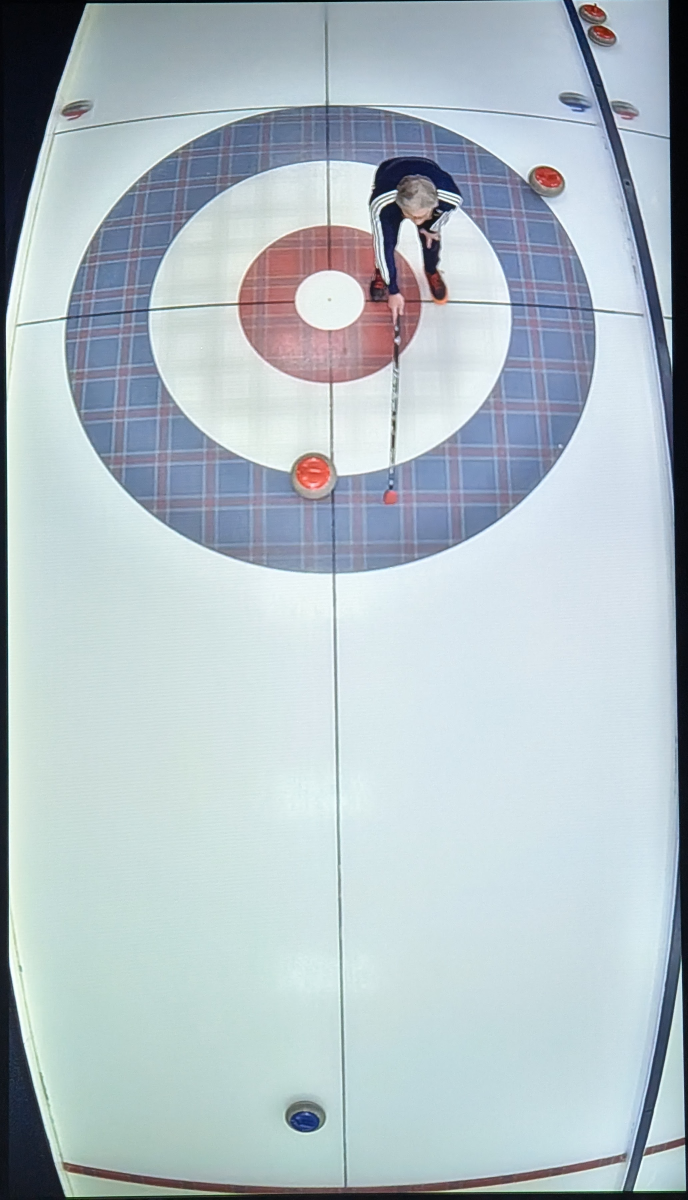
#> input picture jpeg/sample_sheet.jpg, 2063 x 3600 px (shown at 1/3 size)
$ python undistort_grid.py
#> lines starting #> are read from the running program, lines starting #| are printed output that depends on the picture
import os
import cv2
import numpy as np

JPEG_DIR = "jpeg"

IMAGE_PATH = os.path.join(JPEG_DIR, "sample_sheet.jpg")  # first uploaded distorted image
OUT_PATH   = os.path.join(JPEG_DIR, "undistort_grid.jpg")

img = cv2.imread(IMAGE_PATH)
#> img is the input picture: shape (3600, 2063, 3); mean B, G, R 197.9, 191.2, 177.6
if img is None:
    raise RuntimeError("Could not read input image")

h, w = img.shape[:2]
#> h = 3600; w = 2063

# Base camera matrix guess
f = 0.9 * max(w, h)
#> f = 3240
cx = w / 2.0
#> cx = 1031.5
cy = h / 2.0
#> cy = 1800
K_base = np.array([[f, 0, cx],
                   [0, f, cy],
                   [0, 0, 1]], dtype=np.float32)

# Candidate (k1, k2) pairs to test
candidates = [
    (-0.15, 0.00),
    (-0.12, 0.01),
    (-0.10, 0.02),   # starting guess
    (-0.08, 0.02),
    (-0.06, 0.02),
    (-0.04, 0.01),
    (-0.02, 0.00),
    ( 0.00, 0.00),   # no distortion (reference)
]

thumbs = []
font = cv2.FONT_HERSHEY_SIMPLEX

for idx, (k1, k2) in enumerate(candidates):
    dist = np.array([k1, k2, 0.0, 0.0, 0.0], dtype=np.float32)
    newK, _ = cv2.getOptimalNewCameraMatrix(K_base, dist, (w, h), 1.0)
    undist = cv2.undistort(img, K_base, dist, None, newK)

    # Make smaller thumbnail for grid
    scale = 0.4
    und_small = cv2.resize(
        undist,
        (int(w * scale), int(h * scale)),
        interpolation=cv2.INTER_AREA
    )

    # Label with index and params
    label = f"{idx}: k1={k1:.2f}, k2={k2:.2f}"
    cv2.putText(und_small, label, (10, 30), font, 0.7, (0, 0, 255), 2)

    thumbs.append(und_small)
#> this loop made 8 passes
#> pass 1, `undist = cv2.undistort(img, K_base, dist, None, newK)`:
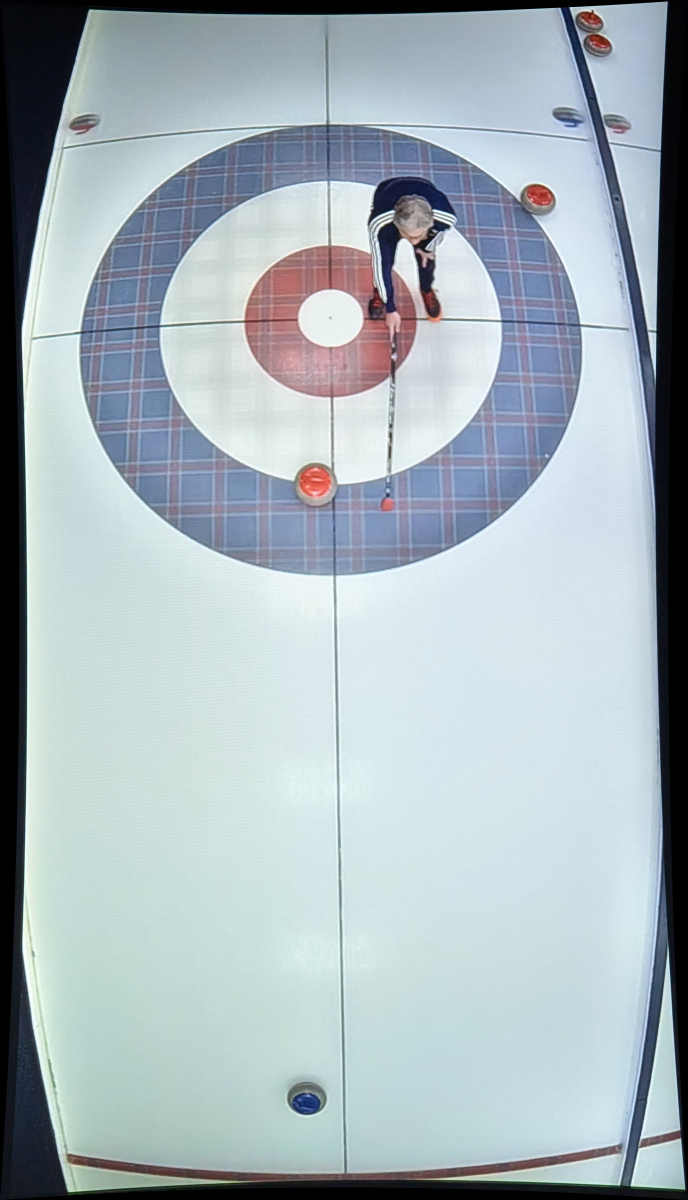
#> undist: shape (3600, 2063, 3) (shown at 1/3 size); mean B, G, R 186.1, 179.8, 166.8
#> pass 2, `undist = cv2.undistort(img, K_base, dist, None, newK)`:
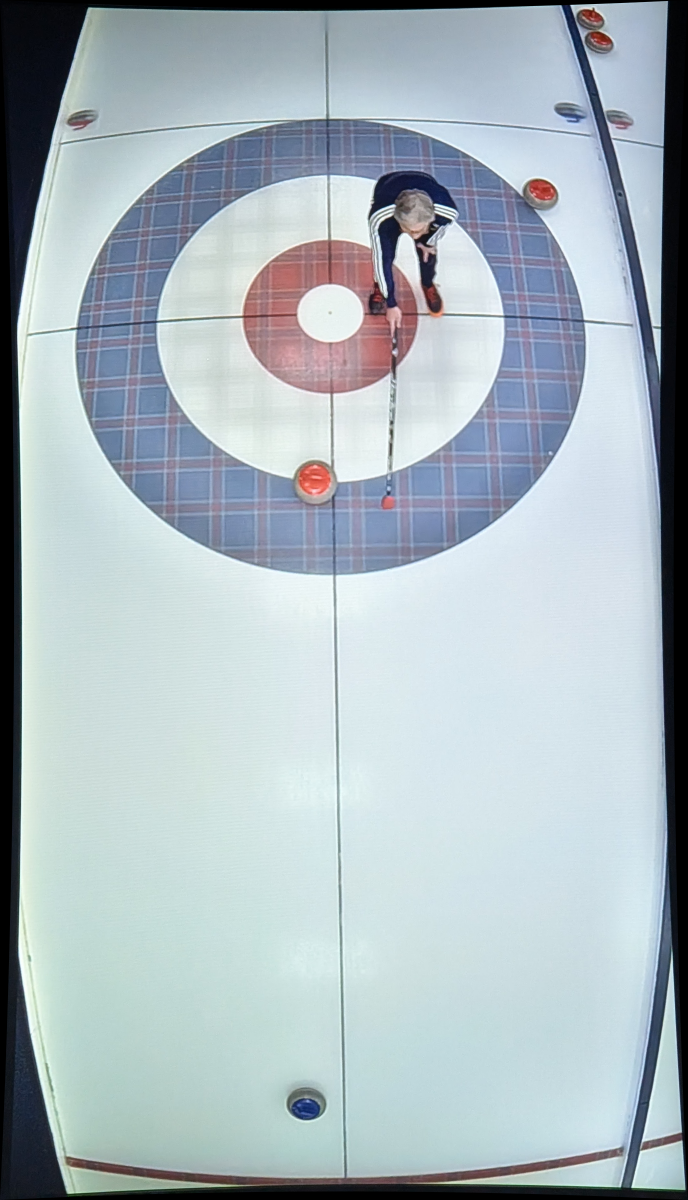
#> undist: shape (3600, 2063, 3) (shown at 1/3 size); mean B, G, R 189.5, 183.1, 170
#> after the loop, thumbs = 8 items

# Arrange thumbnails in a grid (2 rows)
cols = 4
rows = int(np.ceil(len(thumbs) / cols))
#> rows = 2
thumb_h, thumb_w = thumbs[0].shape[:2]
#> thumb_h = 1440; thumb_w = 825
grid = np.zeros((rows * thumb_h, cols * thumb_w, 3), dtype=np.uint8)

for i, t in enumerate(thumbs):
    r = i // cols
    c = i % cols
    grid[r*thumb_h:(r+1)*thumb_h, c*thumb_w:(c+1)*thumb_w] = t
#> this loop made 8 passes
#> (r, c) on passes 1 to 8: (0, 0), (0, 1), (0, 2), (0, 3), (1, 0), (1, 1), (1, 2), (1, 3)
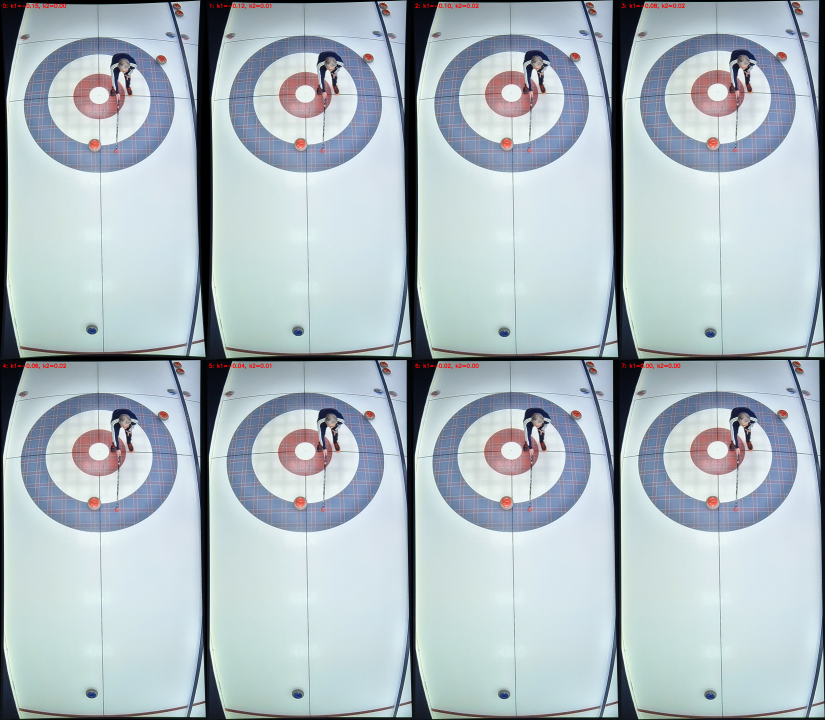
#> grid: shape (2880, 3300, 3) (shown at 1/4 size); mean B, G, R 193, 186.6, 173.5

os.makedirs(JPEG_DIR, exist_ok=True)
cv2.imwrite(OUT_PATH, grid)
print(f"Saved {OUT_PATH}. Open it and choose the best index.")

$ run again, with undist_best.jpg copied over jpeg/sample_sheet.jpg
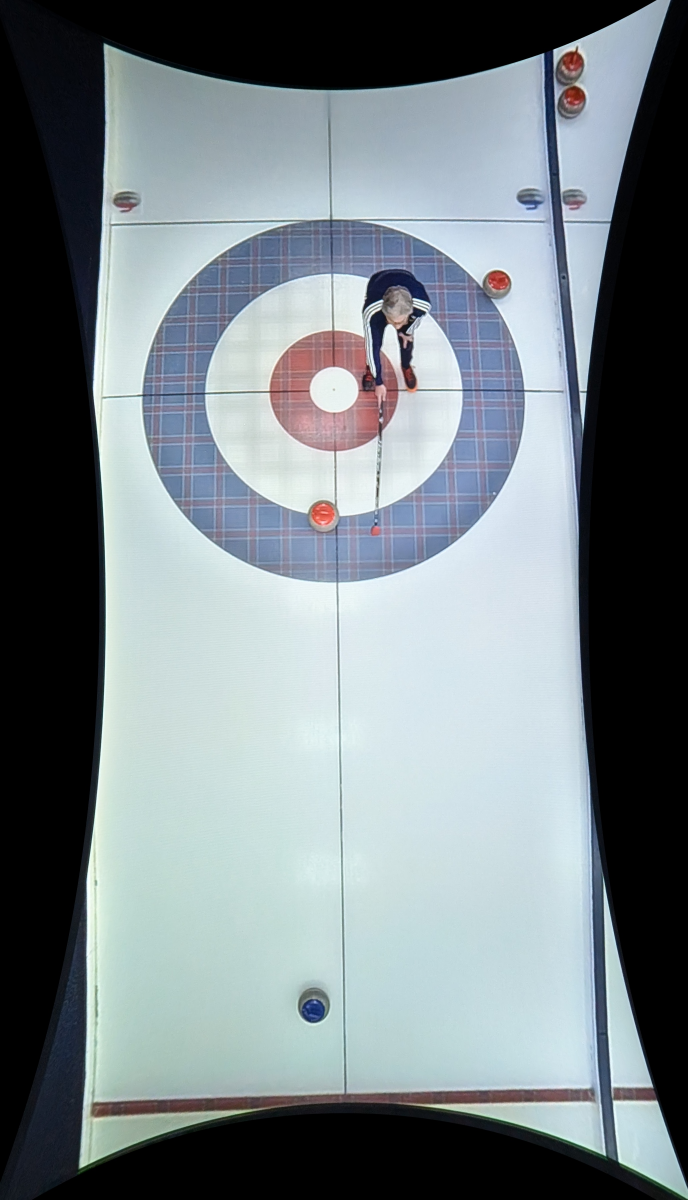
#> input picture undist_best.jpg, 2063 x 3600 px (shown at 1/3 size)
#> img is the input picture: shape (3600, 2063, 3); mean B, G, R 134.9, 130.3, 120.2
#> the loop `for idx, (k1, k2) in enumerate(candidates):` made 8 passes
#> pass 2, `undist = cv2.undistort(img, K_base, dist, None, newK)`:
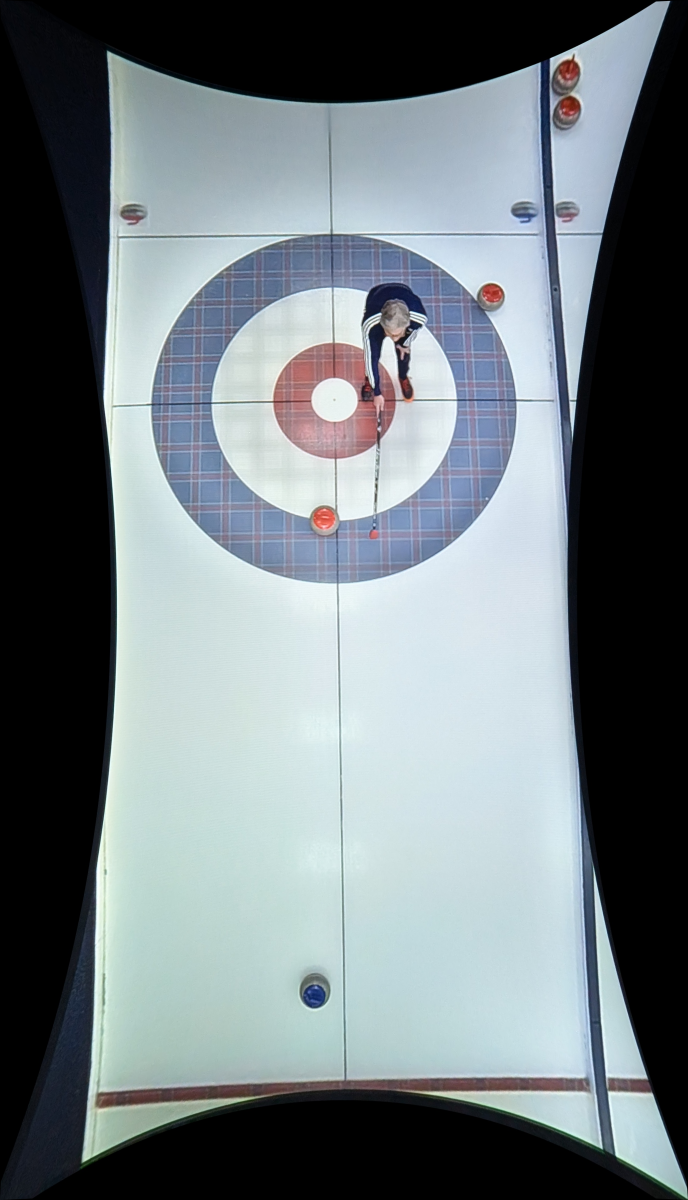
#> undist: shape (3600, 2063, 3) (shown at 1/3 size); mean B, G, R 127.5, 123.2, 113.6
#> after the loop `for idx, (k1, k2) in enumerate(candidates):`: thumbs = 8 items
#> rows = 2
#> the loop `for i, t in enumerate(thumbs):` made 8 passes
#> (r, c) on passes 1 to 8: (0, 0), (0, 1), (0, 2), (0, 3), (1, 0), (1, 1), (1, 2), (1, 3)
#> after the loop `for i, t in enumerate(thumbs):`:
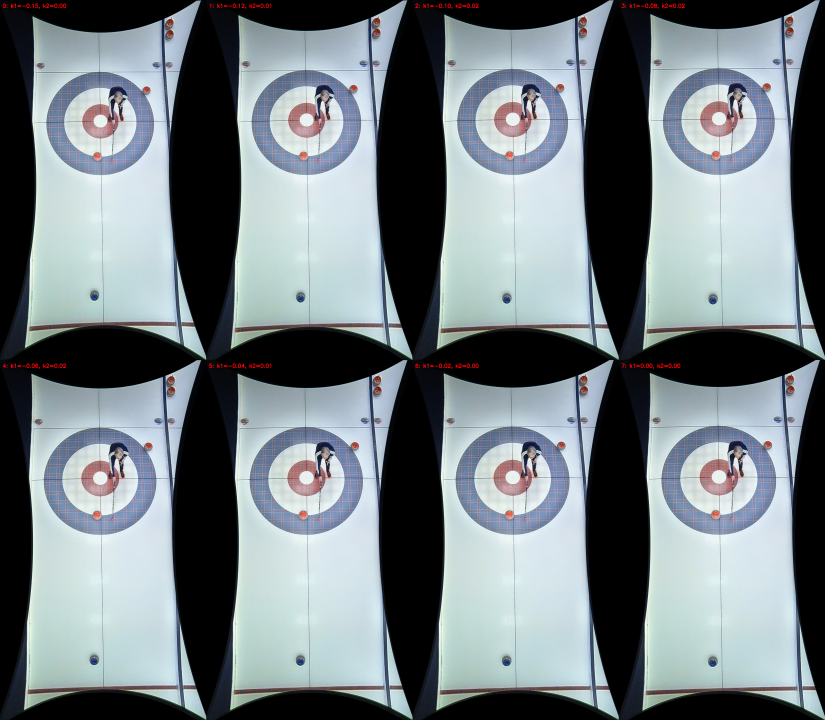
#> grid: shape (2880, 3300, 3) (shown at 1/4 size); mean B, G, R 130.7, 126.3, 116.8
